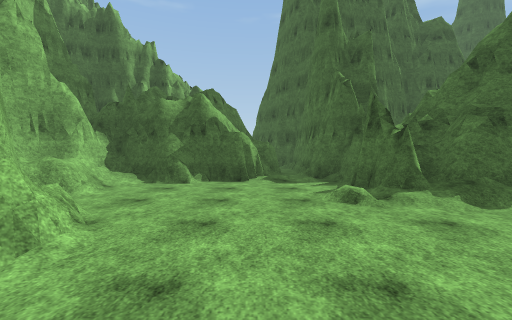
view 1 (above)

24 first-person views from a walk through a scene from a Unity 3-D project. The camera is 1.5 m above the floor, tilts 2° down and sees 90° across. The floor is counted in squares, 2 m on a side. Each view is taken from the middle of a square. On the plan, view 1 faces up. The plan holds only what a view shows up to about 9 squares ahead; the rest is blank. The place goes on beyond the plan. Some animated figures are not drawn. Surface patterns are stand-ins for the level's own textures.

view 2
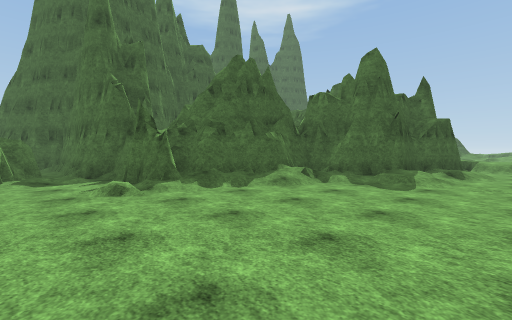

view 3
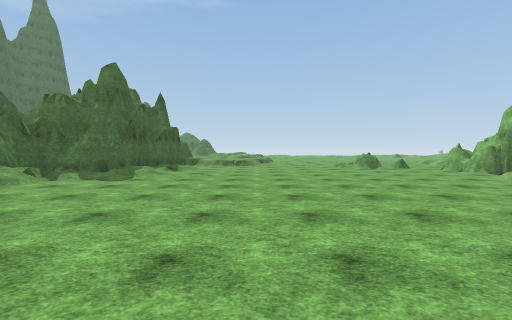

view 4
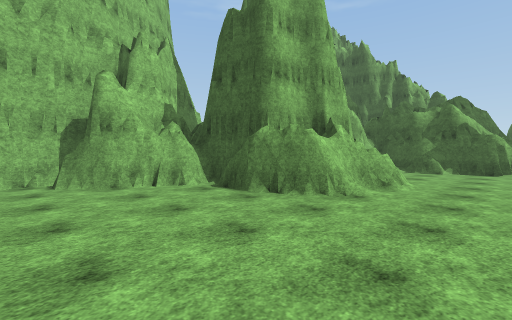

view 5
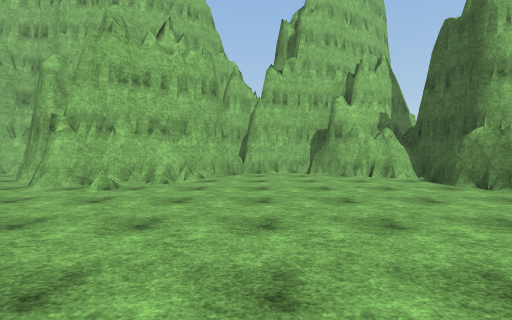

view 6
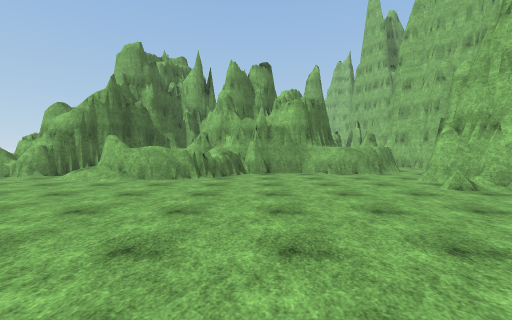

view 7
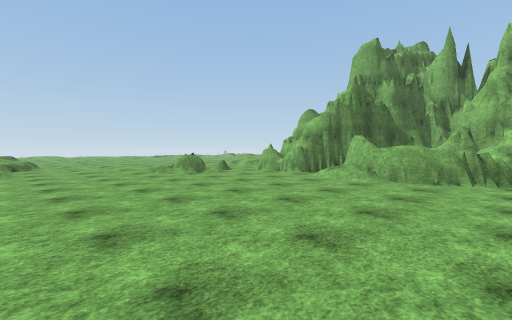

view 8
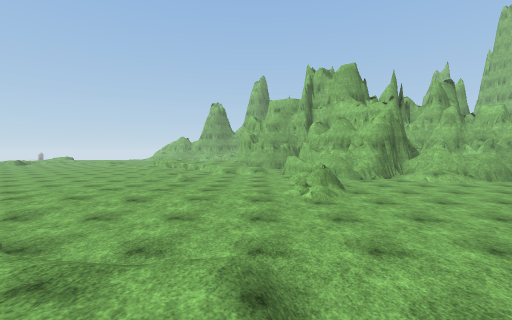

view 9
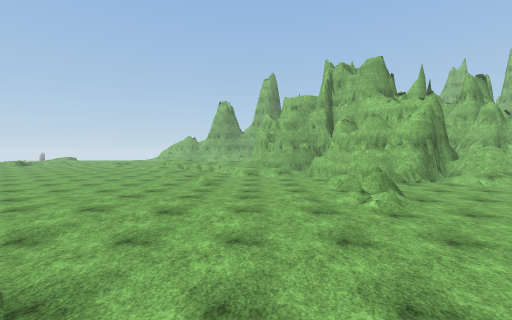

view 10
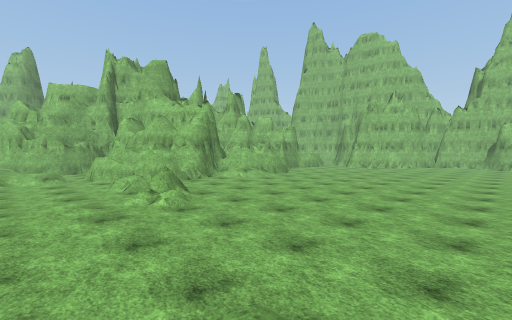

view 11
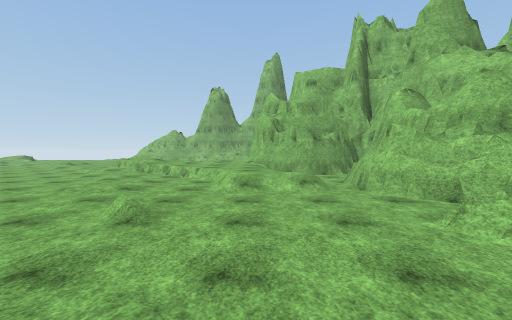

view 12
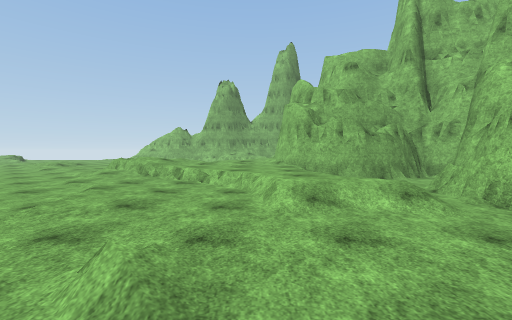

view 13
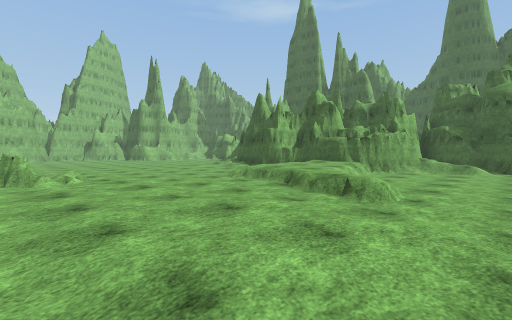

view 14
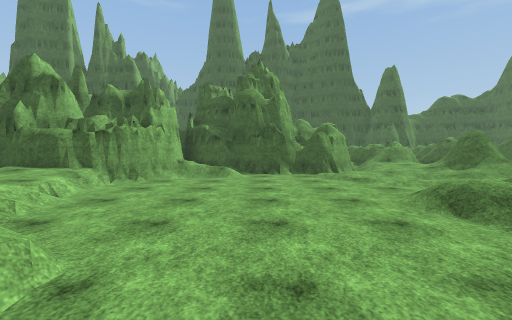

view 15
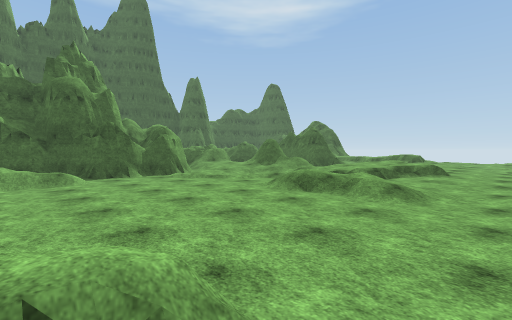

view 16
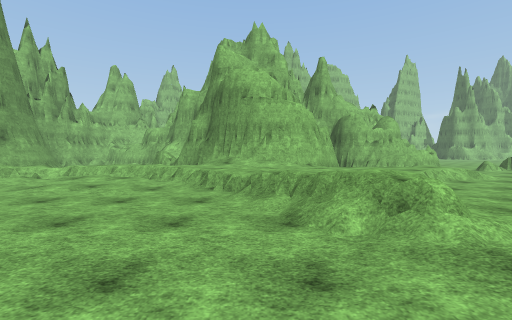

view 17
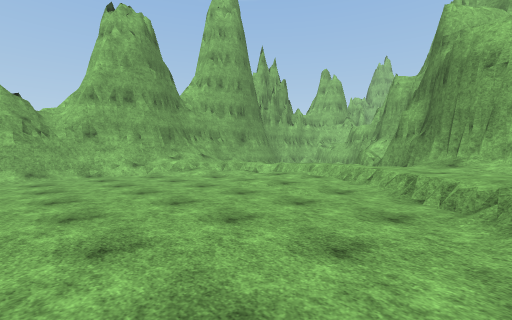

view 18
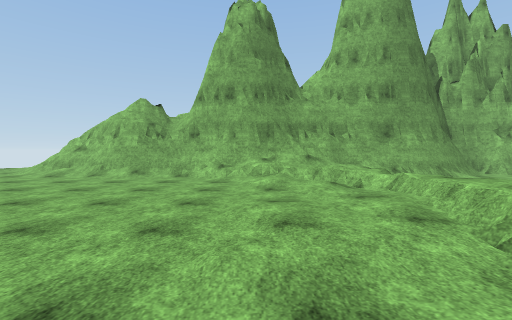

view 19
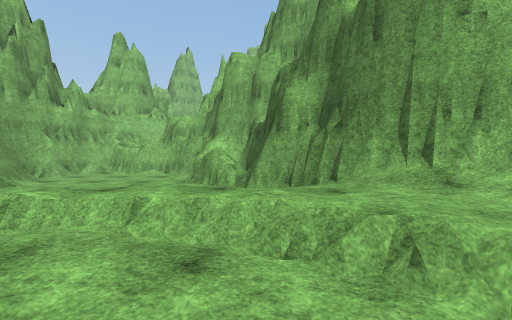

view 20
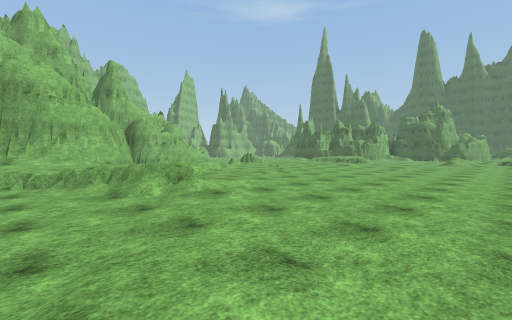

view 21
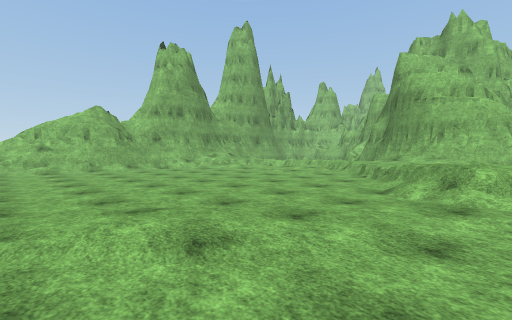

view 22
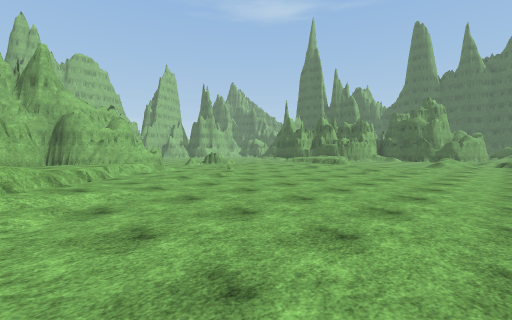

view 23
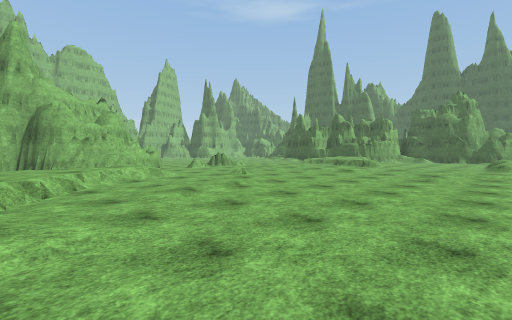

view 24
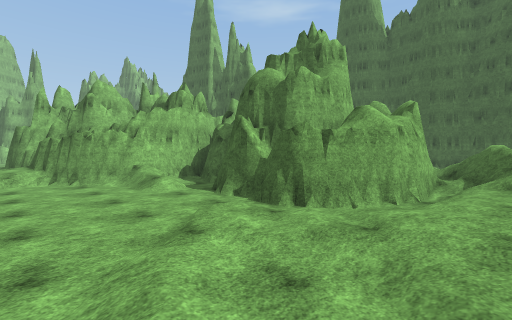

### Floor plan
Key: @ floor where view 1 was taken; # wall or solid block; x gap in a wall; . main floor; : floor 0.25 m higher than the main floor; + floor 0.5 m higher than the main floor; * floor 0.75 m higher than the main floor; / step, stairs or slope; = window, fence, low wall or low ledge; ^ raised ledge.
Columns run from 7 left of view 1 to 23 right of it. Each row starts with its distance up from view 1.
  8        #/#                   =
  7    #####/##                  /=
  6   ##//.../#                  //
  5   #=/..../##          ####  #//
  4   ##/...///####       #//####/+
  3    ##=.....///#       #//.////+
  2     #=......./##     ##/...////
  1     #/.......//#######/....././
  0  ####/.@......//+../**.......//
 -1  ##................/++/....// /
 -2  #................./++/....// /
 -3 ##.................//+/:....//:
 -4 #.....................///...//:
 -5 #....................../..../..
 -6 ##..................:.:::::::..
 -7  ###.............///:::::.://..
 -8   ##=............==./../.......
 -9    #...........................
-10   ##......###/......../........
-11   #......^^ ^####...../........
-12   ########  ^#  #^.//../.......
-13          ####    #////../......
-14                 ##./+/../......
-15                 #...+++........
-16                 ####/++//:.....
-17                    ##**+///....
-18                     #***///....
-19                    ##**//..../.
-20                    #////...../.
-21                   ##/*/......./
-22                ####///:/.......
-23                #^^# */./.......
-24                ##=  //.........
-25                #... ///........
-26                #... :x//.......
-27                #.#==   #=......
-28                ###############/
-29                             ##=
-30                               =

Where each view was taken, in squares from view 1:
view 1: 0 up, 0 right, facing up
view 2: 1 down, 0 right, facing up-right
view 3: 3 down, 1 left, facing right
view 4: 4 down, 0 right, facing up-left
view 5: 5 down, 2 right, facing left
view 6: 3 down, 1 right, facing down
view 7: 3 down, 2 right, facing down-right
view 8: 1 down, 12 right, facing down
view 9: 2 down, 13 right, facing down
view 10: 2 down, 13 right, facing down-left
view 11: 7 down, 13 right, facing down
view 12: 9 down, 14 right, facing down
view 13: 8 down, 18 right, facing up-left
view 14: 5 down, 18 right, facing up
view 15: 5 down, 16 right, facing up-right
view 16: 19 down, 21 right, facing left
view 17: 19 down, 20 right, facing down-left
view 18: 20 down, 16 right, facing down
view 19: 22 down, 16 right, facing left
view 20: 20 down, 23 right, facing up-left
view 21: 17 down, 23 right, facing down-left
view 22: 17 down, 23 right, facing up-left
view 23: 16 down, 21 right, facing up-left
view 24: 0 up, 23 right, facing up-left
